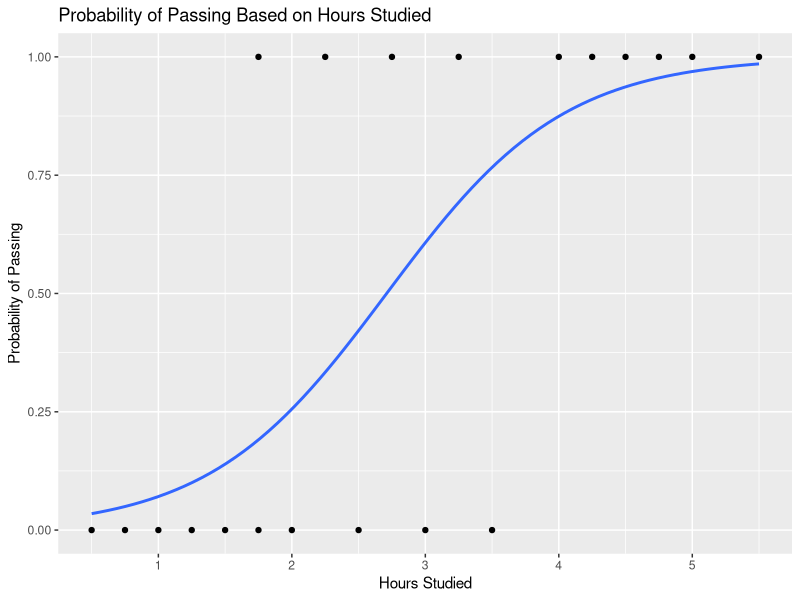

This figure's R source:
#Compare the hours spent studying to whether a students passes an exam
#Plot data as points and graph logarithmic regression S Curve
#Use logarithmic regression to create a predictive model
#Predict outcome for various study times


# load necessary graphing package
library(ggplot2)

#Enter Hours studied and Pass/Fail as vectors and convert to dataframe
Hours <- c(0.50, 0.75, 1.00, 1.25, 1.50, 1.75, 1.75, 2.00, 2.25,
           2.50, 2.75, 3.00, 3.25, 3.50, 4.00, 4.25, 4.50, 4.75,
           5.00, 5.50)
Pass <- c(0, 0, 0, 0, 0, 0, 1, 0, 1, 0, 1, 0, 1, 0, 1, 1, 1, 1, 1, 1)

hoursstudied = data.frame(Hours, Pass)


#Plot the data with logarithmic regression
ggplot(hoursstudied, aes(Hours, Pass)) + geom_point(aes()) + 
  geom_smooth(formula = y ~ x, method = 'glm', se = FALSE, method.args = list(family=binomial)) + 
  labs(x = "Hours Studied", y = "Probability of Passing",
       title = "Probability of Passing Based on Hours Studied")


#Use logarithmic regression to create a predictive model
logmodel = glm(Pass ~ Hours, family = binomial(link ="logit"), 
                                             data = hoursstudied)

logmodel$coefficients 
summary(logmodel)

#Create model to predict outcome using hour coefficiecnt and intercept

#Predict chance of passing (as a percent) for a student who studied for 2 hours 
studentstudied = 2
probofpassing = 1/(1+exp(-(-4.077713+1.504645*studentstudied)))
probofpassing

#Predict chance of passing (as a percent) for a student who studied for 12 minutes 
studentstudied = .2
probofpassing = 1/(1+exp(-(-4.077713+1.504645*studentstudied)))
probofpassing

#Predict chance of passing (as a percent) for a student who studied for 4 hours
studentstudied = 4
probofpassing = 1/(1+exp(-(-4.077713+1.504645*studentstudied)))
probofpassing

